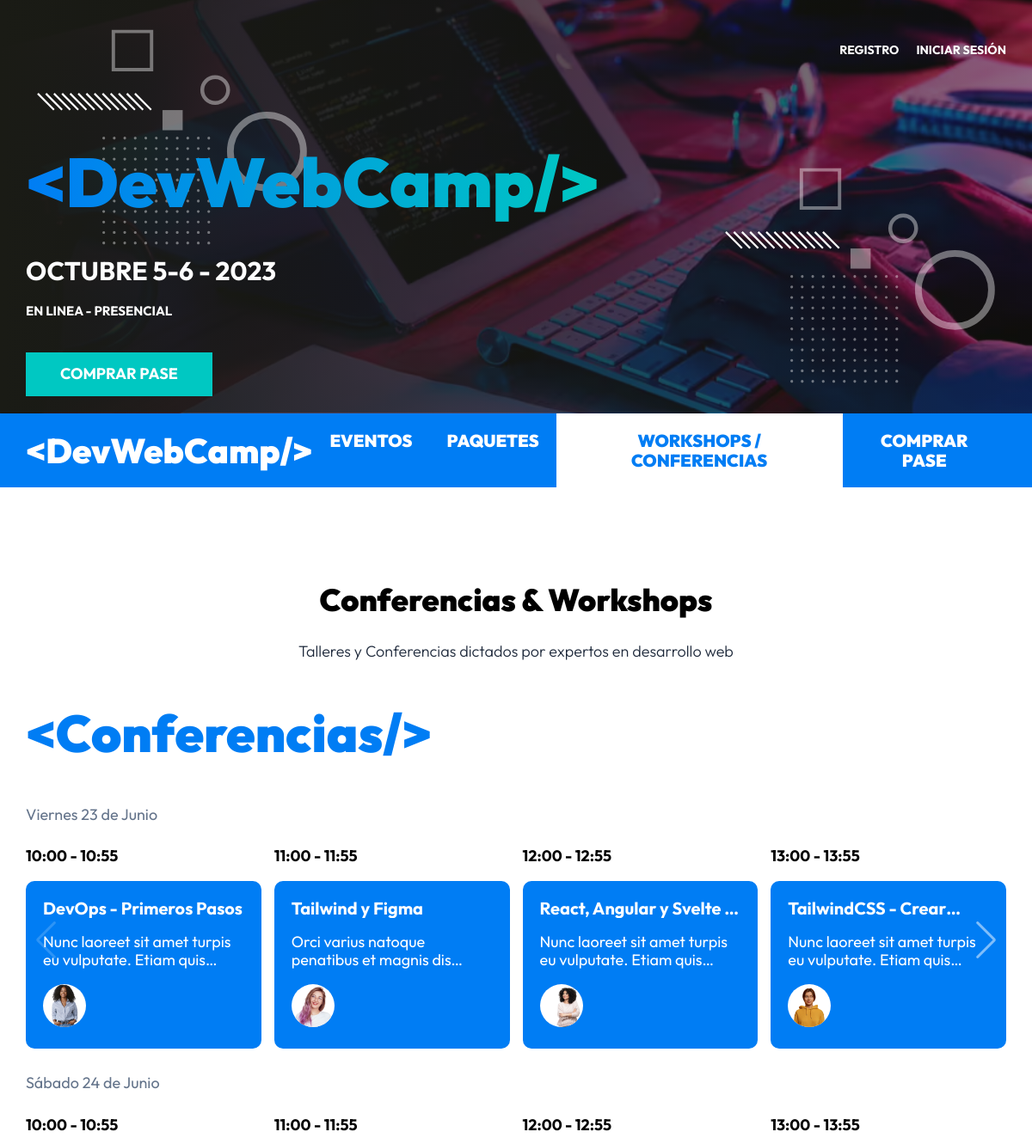
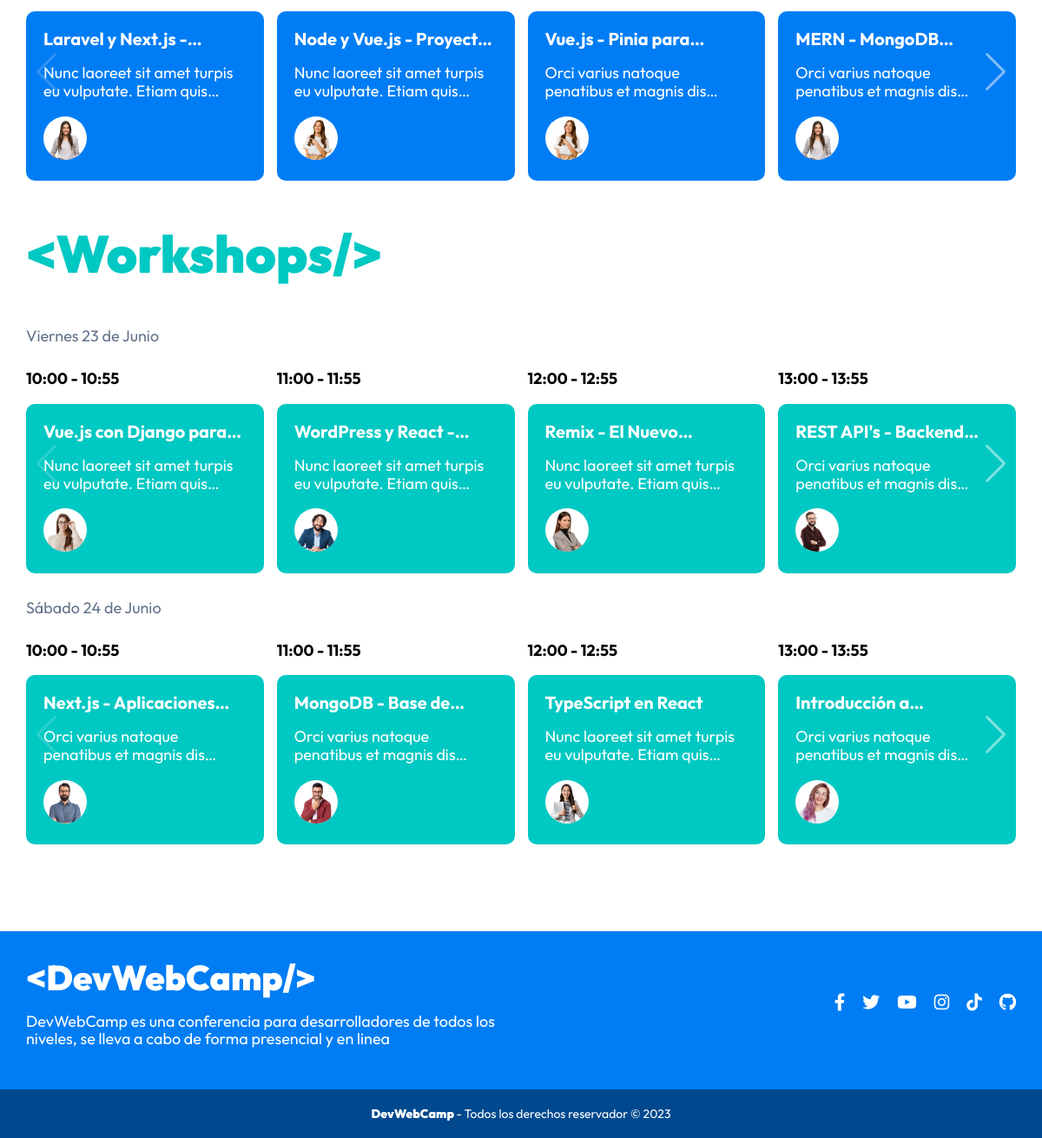
/workshops-conferencia, run on the app's committed database (2 pictures, top to bottom).
### tables this page shows
CREATE TABLE `eventos` (
  `id` int NOT NULL AUTO_INCREMENT,
  `nombre` varchar(120) DEFAULT NULL,
  `descripcion` text,
  `disponibles` int DEFAULT NULL,
  `categoria_id` int DEFAULT NULL,
  `dia_id` int DEFAULT NULL,
  `hora_id` int DEFAULT NULL,
  `ponente_id` int DEFAULT NULL,
  PRIMARY KEY (`id`),
  KEY `fk_eventos_dias_idx` (`dia_id`),
  KEY `fk_eventos_categorias_idx` (`categoria_id`),
  KEY `fk_eventos_horas_idx` (`hora_id`),
  KEY `fk_eventos_ponentes_idx` (`ponente_id`),
  CONSTRAINT `fk_eventos_categorias` FOREIGN KEY (`categoria_id`) REFERENCES `categorias` (`id`) ON DELETE CASCADE ON UPDATE CASCADE,
  CONSTRAINT `fk_eventos_dias` FOREIGN KEY (`dia_id`) REFERENCES `dias` (`id`) ON DELETE CASCADE ON UPDATE CASCADE,
  CONSTRAINT `fk_eventos_horas` FOREIGN KEY (`hora_id`) REFERENCES `horas` (`id`) ON DELETE CASCADE ON UPDATE CASCADE,
  CONSTRAINT `fk_eventos_ponentes` FOREIGN KEY (`ponente_id`) REFERENCES `ponentes` (`id`) ON DELETE CASCADE ON UPDATE CASCADE

);

CREATE TABLE `horas` (
  `id` int NOT NULL AUTO_INCREMENT,
  `hora` varchar(13) DEFAULT NULL,
  PRIMARY KEY (`id`)
);

CREATE TABLE `ponentes` (
  `id` int NOT NULL AUTO_INCREMENT,
  `nombre` varchar(40) DEFAULT NULL,
  `apellido` varchar(40) DEFAULT NULL,
  `ciudad` varchar(20) DEFAULT NULL,
  `pais` varchar(20) DEFAULT NULL,
  `imagen` varchar(32) DEFAULT NULL,
  `tags` varchar(120) DEFAULT NULL,
  `redes` text,
  PRIMARY KEY (`id`)
);

### controllers/PaginasController.php (called while the page is built, shortened)
<?php
class PaginasController{
    public static function conferencias(Router $router){
        $eventos = Evento::ordenar("hora_id", "ASC");
        foreach($eventos as $evento){
            $evento->categoria = Categoria::find($evento->categoria_id);
            $evento->dia = Dia::find($evento->dia_id);
            $evento->hora = Hora::find($evento->hora_id);
            $evento->ponente = Ponente::find($evento->ponente_id);
            if($evento->dia_id === "1" && $evento->categoria_id === "1"){
                $evento_formateados["conferencias_v"][] = $evento;
            }
            if($evento->dia_id === "2" && $evento->categoria_id === "1"){
                $evento_formateados["conferencias_s"][] = $evento;
            }
            if($evento->dia_id === "1" && $evento->categoria_id === "2"){
                $evento_formateados["workshops_v"][] = $evento;
            }
            if($evento->dia_id === "2" && $evento->categoria_id === "2"){
                $evento_formateados["workshops_s"][] = $evento;
            }
        }
        $router->render("paginas/conferencias",[
            "titulo" => "Conferencias & Workshops",
            "eventos" => $evento_formateados
        ]);
    }
}

### public/index.php (called while the page is built, shortened)
<?php
$router = new Router();
$router->get('/', [AuthController::class, 'login']);
$router->get('/login', [AuthController::class, 'login']);
$router->post('/login', [AuthController::class, 'login']);
$router->post('/logout', [AuthController::class, 'logout']);
$router->get('/registro', [AuthController::class, 'registro']);
$router->post('/registro', [AuthController::class, 'registro']);
$router->get('/olvide', [AuthController::class, 'olvide']);
$router->post('/olvide', [AuthController::class, 'olvide']);
$router->get('/reestablecer', [AuthController::class, 'reestablecer']);
$router->post('/reestablecer', [AuthController::class, 'reestablecer']);
$router->get('/mensaje', [AuthController::class, 'mensaje']);
$router->get('/confirmar-cuenta', [AuthController::class, 'confirmar']);
$router->get('/admin/dashboard', [DashboardController::class, 'index']);
$router->get('/admin/ponentes', [PonentesController::class, 'index']);
$router->get('/admin/ponentes/crear', [PonentesController::class, 'crear']);
$router->post('/admin/ponentes/crear', [PonentesController::class, 'crear']);
$router->get('/admin/ponentes/editar', [PonentesController::class, 'editar']);
$router->post('/admin/ponentes/editar', [PonentesController::class, 'editar']);
$router->post('/admin/ponentes/eliminar', [PonentesController::class, 'eliminar']);
$router->get('/admin/eventos', [EventosController::class, 'index']);
$router->get('/admin/eventos/crear', [EventosController::class, 'crear']);
$router->post('/admin/eventos/crear', [EventosController::class, 'crear']);
$router->get('/admin/eventos/editar', [EventosController::class, 'editar']);
$router->post('/admin/eventos/editar', [EventosController::class, 'editar']);
$router->post('/admin/eventos/eliminar', [EventosController::class, 'eliminar']);
$router->get('/api/eventos-horario', [APIEventos::class, 'index']);
$router->get('/api/ponentes', [APIPonentes::class, 'index']);
$router->get('/api/ponente', [APIPonentes::class, 'ponente']);
$router->get('/admin/registrados', [RegistradosController::class, 'index']);
$router->get('/admin/regalos', [RegalosController::class, 'index']);
$router->get('/devwebcamp', [PaginasController::class, 'evento']);
$router->get('/paquetes', [PaginasController::class, 'paquetes']);
$router->get('/workshops-conferencia', [PaginasController::class, 'conferencias']);
$router->comprobarRutas();

### models/ActiveRecord.php (called while the page is built, shortened)
<?php
class ActiveRecord {
    protected static $db;
    protected static $tabla = '';
    public static function setDB($database) {
        self::$db = $database;
    }
    public static function consultarSQL($query) {
        $resultado = self::$db->query($query);
        $array = [];
        while($registro = $resultado->fetch_assoc()) {
            $array[] = static::crearObjeto($registro);
        }
        return $array;
    }
    protected static function crearObjeto($registro) {
        $objeto = new static;
        foreach($registro as $key => $value ) {
            if(property_exists( $objeto, $key  )) {
                $objeto->$key = $value;
            }
        }
        return $objeto;
    }
    public static function find($id) {
        $query = "SELECT * FROM " . static::$tabla  ." WHERE id = {$id}";
        $resultado = self::consultarSQL($query);
        return array_shift( $resultado ) ;
    }
    public static function ordenar($columna, $orden) {
        $query = "SELECT * FROM " . static::$tabla . " ORDER BY {$columna} {$orden} ";
        $resultado = self::consultarSQL($query);
        return $resultado;
    }
}

### includes/funciones.php (called while the page is built, shortened)
<?php
function pagina_actual($path){
    return str_contains($_SERVER["PATH_INFO"] ?? "", $path) ? true : false;
}
function esta_Autenticado(){
    return isset($_SESSION["nombre"]) && !empty($_SESSION);
}

### views/template/evento.php (the view, shortened to what this page needs)
<div class="evento swiper-slide">
    <p class="evento__hora"><?php echo $evento->hora->hora;?></p>
    <div class="evento__informacion">
        <h4 class="evento__nombre"><?php echo $evento->nombre;?></h4>
        <p class="evento__introduccion"><?php echo $evento->descripcion;?></p>
        <div class="evento__autor-info">
            <picture>
                <source srcset="/img/speakers/<?php echo $evento->ponente->imagen;?>.webp">
                <source srcset="/img/speakers/<?php echo $evento->ponente->imagen;?>.png">
                <img class="evento__imagen-autor" loading="lazy" width="200" height="300" src="/img/speakers/<?php echo $evento->ponente->imagen;?>.png" alt="Imagen Ponente">
            </picture>
        </div>
    </div>
</div>

### views/paginas/conferencias.php (shortened to what this page needs)
<main class="agenda">
    <h2 class="agenda__heading"><?php echo $titulo;?></h2>
    <p class="agenda__descripcion">Talleres y Conferencias dictados por expertos en desarrollo web</p>
    <div class="eventos">
        <h3 class="eventos__heading">&lt;Conferencias/></h3>
        <p class="eventos__fecha">Viernes 23 de Junio</p>
        <div class="eventos__listado slider swiper">
            <div class="swiper-wrapper">
                <?php foreach($eventos["conferencias_v"] as $evento){?>
                    <?php include __DIR__ . "../../template/evento.php";?>
                <?php }?>
            </div>
            <div class="swiper-button-next"></div>
        </div>
        <p class="eventos__fecha">Sábado 24 de Junio</p>
        <div class="eventos__listado slider swiper">
            <div class="swiper-wrapper">
                <?php foreach($eventos["conferencias_s"] as $evento){?>
                    <?php include __DIR__ . "../../template/evento.php";?>
                <?php }?>
            </div>
            <div class="swiper-button-next"></div>
        </div>
    </div>
    <div class="eventos eventos--workshops">
        <h3 class="eventos__heading">&lt;Workshops/></h3>
        <p class="eventos__fecha">Viernes 23 de Junio</p>
        <div class="eventos__listado slider swiper">
            <div class="swiper-wrapper">
                <?php foreach($eventos["workshops_v"] as $evento){?>
                    <?php include __DIR__ . "../../template/evento.php";?>
                <?php }?>
            </div>
            <div class="swiper-button-next"></div>
        </div>
        <p class="eventos__fecha">Sábado 24 de Junio</p>
        <div class="eventos__listado slider swiper">
            <div class="swiper-wrapper">
                <?php foreach($eventos["workshops_s"] as $evento){?>
                    <?php include __DIR__ . "../../template/evento.php";?>
                <?php }?>
            </div>
            <div class="swiper-button-next"></div>
        </div>
    </div>
</main>

### Router.php (shortened to what this page needs)
<?php
class Router
{
    public array $getRoutes = [];
    public array $postRoutes = [];
    public function get($url, $fn)
    {
        $this->getRoutes[$url] = $fn;
    }
    public function post($url, $fn)
    {
        $this->postRoutes[$url] = $fn;
    }
    public function comprobarRutas()
    {
        $url_actual = $_SERVER['PATH_INFO'] ?? '/';
        $method = $_SERVER['REQUEST_METHOD'];
        if ($method === 'GET') {
            $fn = $this->getRoutes[$url_actual] ?? null;
        } else {
            $fn = $this->postRoutes[$url_actual] ?? null;
        }
        if ( $fn ) {
            call_user_func($fn, $this);
        } else {
            echo "Página No Encontrada o Ruta no válida";
        }
    }
    public function render($view, $datos = [])
    {
        include_once __DIR__ . "/views/$view.php";
        $contenido = ob_get_clean();
        $url_actual = $_SERVER['PATH_INFO'] ?? '/';
        if(str_contains($url_actual, "/admin")){
            include_once __DIR__ . '/views/admin-layout.php';
        }else{
            include_once __DIR__ . '/views/layout.php';
        }
    }
}

### views/layout.php (shortened to what this page needs)
<!DOCTYPE html>
<html lang="en">
<head>
    <link rel="stylesheet" href="https://unpkg.com/leaflet@1.8.0/dist/leaflet.css" />
    <link rel="stylesheet" href="https://cdnjs.cloudflare.com/ajax/libs/font-awesome/6.1.2/css/all.min.css" />
    <link rel="stylesheet" href="/build/css/app.css">
</head>
<body>
    <?php
        include_once __DIR__ .'/template/header.php';
        echo $contenido;
        include_once __DIR__ .'/template/footer.php';
    ?>
</body>
</html>

### views/template/header.php
<header class="header">
    <div class="header__contenedor">
        <nav class="header__nav">
            <?php if(esta_Autenticado()){?>
                <a href="<?php echo esAdmin() ? "/admin/dashboard" : "/finalizar-registro"; ?>" class="header__enlace">Administrar</a>
                <form class="header__form" action="/logout" method="POST">
                    <input type="submit" class="header__submit" value="Cerrar Sesion">
                </form>
            <?php } else{ ?>
                <a href="/registro" class="header__enlace">Registro</a>
                <a href="/login" class="header__enlace">Iniciar Sesión</a>
            <?php }?>
        </nav>
        <div class="header__contenido">
            <a href="/"><h1 class="header__logo">&#60;DevWebCamp/></h1></a>
            <p class="header__texto">Octubre 5-6 - 2023</p>
            <p class="header__texto header__texto--modalidad">En linea - Presencial</p>
            <a href="/registro" class="header__btn">Comprar Pase</a>
        </div>
    </div>
</header>
<div class="barra">
    <div class="barra__contenido">
        <a href="/"><h2 class="barra__logo">&#60;DevWebCamp/></h2></a>
        <nav class="nav">
            <a href="/devwebcamp" class="nav__enlace <?php echo pagina_actual("/devwebcamp") ? "nav__enlace--actual" : "";?>">Eventos</a>
            <a href="/paquetes" class="nav__enlace <?php echo pagina_actual("/paquetes") ? "nav__enlace--actual" : "";?>">Paquetes</a>
            <a href="/workshops-conferencia" class="nav__enlace <?php echo pagina_actual("/workshops-conferencia") ? "nav__enlace--actual" : "";?>">Workshops / Conferencias</a>
            <a href="/registro" class="nav__enlace <?php echo pagina_actual("/registro") ? "nav__enlace--actual" : "";?>">Comprar pase</a>
        </nav>
    </div>
</div>

### views/template/footer.php (shortened to what this page needs)
<footer class="footer">
    <div class="footer__grid">
        <div class="footer__contenido">
            <a href="/"><h3 class="barra__logo">&#60;DevWebCamp/></h3></a>
            <p class="footer__texto">
                DevWebCamp es una conferencia para desarrolladores de todos los niveles, se lleva
                a cabo de forma presencial y en linea
            </p>
        </div>
        <nav class="menu-redes">
            <a class="menu-redes__enlace" rel="noopener noreferrer" target="_blank" href="https://facebook.com">
            </a>
            <a class="menu-redes__enlace" rel="noopener noreferrer" target="_blank" href="https://twitter.com">
            </a>
            <a class="menu-redes__enlace" rel="noopener noreferrer" target="_blank" href="https://youtube.com">
            </a>
            <a class="menu-redes__enlace" rel="noopener noreferrer" target="_blank" href="https://instagram.com">
            </a>
            <a class="menu-redes__enlace" rel="noopener noreferrer" target="_blank" href="https://tiktok.com">
            </a>
            <a class="menu-redes__enlace" rel="noopener noreferrer" target="_blank" href="https://github.com">
            </a>
        </nav>
    </div>
    <p class="footer__copyright">
        DevWebCamp
        <span class="footer__copyright--regular">
            - Todos los derechos reservador &copy; <?php echo date("Y"); ?>
        </span>
    </p>
</footer>

### data on the page
eventos: hora.hora "10:00 - 10:55", nombre "DevOps - Primeros Pasos", descripcion "Nunc laoreet sit amet turpis eu vulputate. Etiam…", ponente.imagen (picture)
eventos: hora.hora "11:00 - 11:55", nombre "Tailwind y Figma", descripcion "Orci varius natoque penatibus et magnis…", ponente.imagen (picture)
eventos: hora.hora "12:00 - 12:55", nombre "React, Angular y Svelte…", descripcion "Nunc laoreet sit amet turpis eu vulputate. Etiam…", ponente.imagen (picture)
eventos: hora.hora "13:00 - 13:55", nombre "TailwindCSS -…", descripcion "Nunc laoreet sit amet turpis eu vulputate. Etiam…", ponente.imagen (picture)
eventos: hora.hora "10:00 - 10:55", nombre "Laravel y Next.js…", descripcion "Nunc laoreet sit amet turpis eu vulputate. Etiam…", ponente.imagen (picture)
eventos: hora.hora "11:00 - 11:55", nombre "Node y Vue.js -…", descripcion "Nunc laoreet sit amet turpis eu vulputate. Etiam…", ponente.imagen (picture)
eventos: hora.hora "12:00 - 12:55", nombre "Vue.js - Pinia…", descripcion "Orci varius natoque penatibus et magnis…", ponente.imagen (picture)
eventos: hora.hora "13:00 - 13:55", nombre "MERN -…", descripcion "Orci varius natoque penatibus et magnis…", ponente.imagen (picture)
eventos: hora.hora "10:00 - 10:55", nombre "Vue.js con Django…", descripcion "Nunc laoreet sit amet turpis eu vulputate. Etiam…", ponente.imagen (picture)
eventos: hora.hora "11:00 - 11:55", nombre "WordPress y React…", descripcion "Nunc laoreet sit amet turpis eu vulputate. Etiam…", ponente.imagen (picture)
eventos: hora.hora "12:00 - 12:55", nombre "Remix - El…", descripcion "Nunc laoreet sit amet turpis eu vulputate. Etiam…", ponente.imagen (picture)
eventos: hora.hora "13:00 - 13:55", nombre "REST API's -…", descripcion "Orci varius natoque penatibus et magnis…", ponente.imagen (picture)
eventos: hora.hora "10:00 - 10:55", nombre "Next.js -…", descripcion "Orci varius natoque penatibus et magnis…", ponente.imagen (picture)
eventos: hora.hora "11:00 - 11:55", nombre "MongoDB - Base…", descripcion "Orci varius natoque penatibus et magnis…", ponente.imagen (picture)
eventos: hora.hora "12:00 - 12:55", nombre "TypeScript en React", descripcion "Nunc laoreet sit amet turpis eu vulputate. Etiam…", ponente.imagen (picture)
eventos: hora.hora "13:00 - 13:55", nombre "Introducción…", descripcion "Orci varius natoque penatibus et magnis…", ponente.imagen (picture)

### other printed values
$titulo "Conferencias & Workshops"
